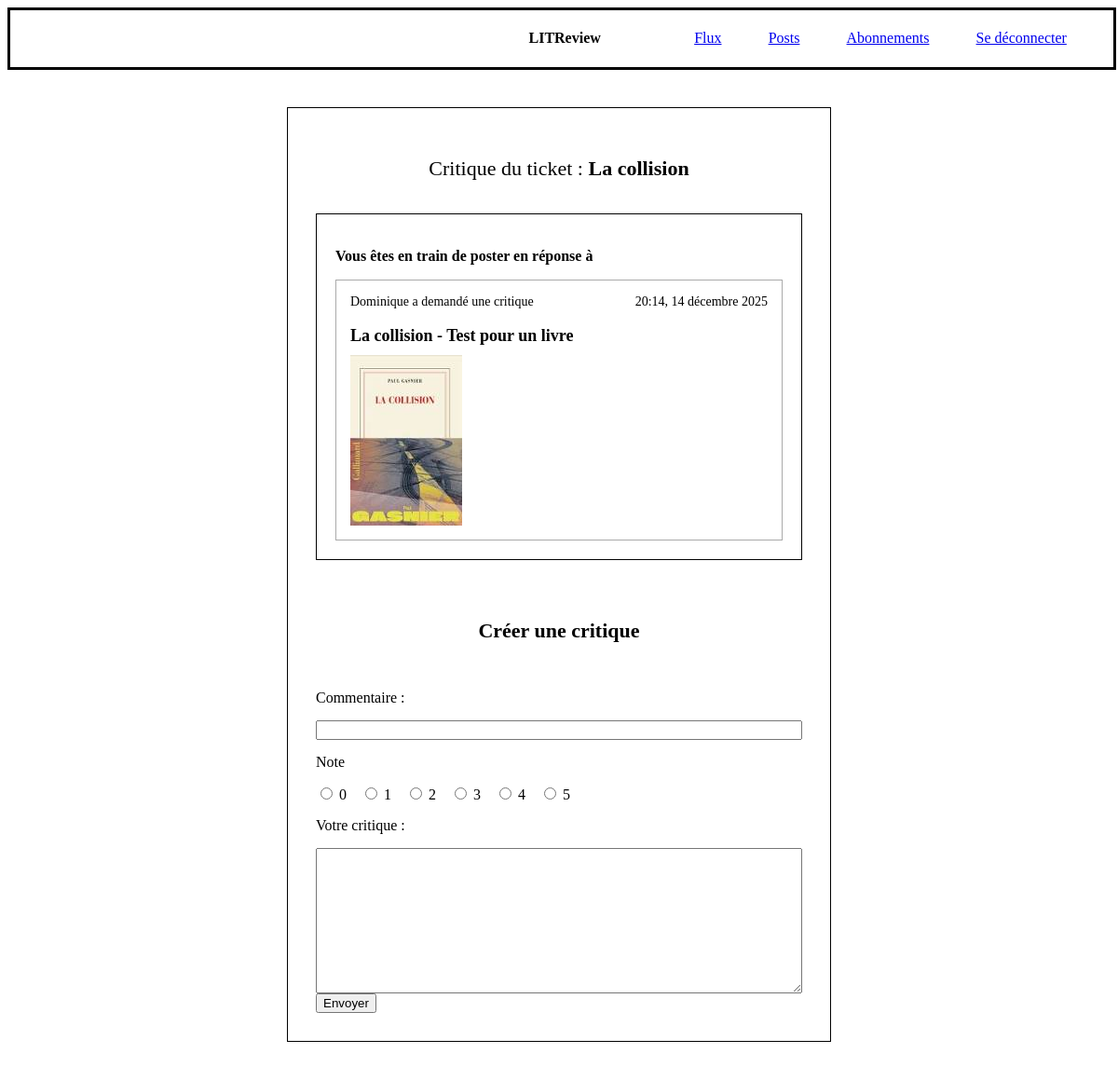
Page /new-review/29/ (signed in) on the committed database.
### activity/models.py (models this page shows, shortened)
class Ticket(models.Model):
    title = models.CharField(max_length=128)
    description = models.TextField()
    image = models.FileField(upload_to="media/tickets/")
    user = models.ForeignKey(to=settings.AUTH_USER_MODEL, on_delete=models.CASCADE, related_name="tickets")
    time_created = models.DateTimeField(auto_now_add=True)

### activity/views.py (the view)
# urls.py: path('new-review/<int:ticket_id>/', create_review, name='create_review'),
@login_required
def create_review(request, ticket_id):
    ticket = Ticket.objects.get(id=ticket_id)
    if hasattr(ticket, 'review'):
        messages.error(request, "Ce ticket a déjà été critiqué.")
        return redirect('feed')
    if request.method == 'POST':
        form = ReviewForm(request.POST, user=request.user, ticket=ticket)
        if form.is_valid():
            form.save()
            return redirect('feed')
    else:
        form = ReviewForm(user=request.user, ticket=ticket)
    context = {'form': form, 'ticket': ticket}
    return render(request, 'new_review.html', context)

### activity/forms.py (shortened to what this page needs)
class ReviewForm(forms.ModelForm):
    RATING_CHOICES = [(i, str(i)) for i in range(6)]
    rating = forms.ChoiceField(
        choices=RATING_CHOICES,
        widget=forms.RadioSelect(attrs={'class': 'radio-wrapper'}),
        label="Note"
    )
    class Meta:
        model = Review
        exclude = ['user', 'ticket']
        labels = {
                'headline': 'Commentaire',
                'body': 'Votre critique',
            }
    def __init__(self, *args, **kwargs):
        self.user = kwargs.pop('user',None)
        self.ticket = kwargs.pop('ticket', None)
        super().__init__(*args, **kwargs)
        self.fields['rating'].widget.attrs.update({'class': 'radio-wrapper'})

### activity/templates/new_review.html (shortened to what this page needs)
{% extends 'base.html' %}
{% load static %}
{% block head_css %}
<link rel="stylesheet" href="{% static 'litreview/styles.css' %}">
{% endblock %}
{% block content %}
<section class="new-review-main">
    <div class="new-review-section">
        <form action="" method="POST" enctype="multipart/form-data" class="new-review-form">
            <p class="new-review-title">
                Critique du ticket : <strong>{{ ticket.title }}</strong>
            </p>
            <div class="ticket-preview-block">
                <p><strong>Vous êtes en train de poster en réponse à</strong></p>
                <div class="ticket-box">
                    <div class="ticket-header">
                        <span>{{ ticket.user.username }} a demandé une critique</span>
                        <span class="ticket-date">{{ ticket.time_created|date:"H:i, d F Y" }}</span>
                    </div>
                    <p class="ticket-title"><strong>{{ ticket.title }}</strong> - {{ ticket.description }}</p>
                    {% if ticket.image %}
                        <img src="{{ ticket.image.url }}" alt="Image du ticket" class="ticket-image">
                    {% endif %}
                </div>
            </div>
            <h2 class="new-review-title">Créer une critique</h2>
        </form>
        <form method="POST">
            <div class="form_review_parameters">
                {{ form.headline.label_tag }} {{ form.headline }}
                <label>{{ form.rating.label }}</label>
                <div id="radio-wrapper">
                    {{ form.rating }}
                </div>
                {{ form.body.label_tag }} {{ form.body }}
            </div>
            <input type="submit" value="Envoyer">
        </form>
</section>
{% endblock %}

### static/litreview/styles.css (style rules this page uses)
.ticket-title { font-size: 18px; font-weight: bold; margin-bottom: 10px; }
.new-review-main { max-width: 1200px; margin: 40px auto; padding: 30px; border: 1px solid #000; background-color: #fff; color: #000; margin-right: 300px; margin-left: 300px; }
.new-review-title { text-align: center; font-size: 22px; margin-bottom: 20px; }
.new-review-section { display: flex; flex-direction: column; gap: 30px; }
.ticket-preview-block { border: 1px solid #000; padding: 20px; background-color: #fdfdfd; }
.ticket-box { border: 1px solid #aaa; padding: 15px; margin-top: 10px; }
.ticket-header { display: flex; justify-content: space-between; font-size: 14px; margin-bottom: 10px; }
.ticket-title { font-weight: bold; margin-bottom: 10px; }
.ticket-image { max-width: 120px; display: block; margin-top: 10px; }
.new-review-form { display: flex; flex-direction: column; gap: 15px; }
#id_rating { display: flex; flex-wrap: wrap; gap: 15px; align-items: center; width: 400px; }
#id_rating div { display: flex; align-items: center; gap: 5px; cursor: pointer; }
#radio-wrapper { width: 400px; }
.ticket-preview-block { border: 1px solid #000; padding: 20px; background-color: #FFFFFF; margin-bottom: 30px; }
.ticket-image { max-width: 120px; margin-top: 10px; display: block; }
.form_review_parameters { display: flex; flex-direction: column; gap: 15px; max-width: 100%; }

### rows in the picture
Ticket: title "La collision", user.username "Dominique", time_created "20:14, 14 décembre 2025", description "Test pour un livre", image (picture)
